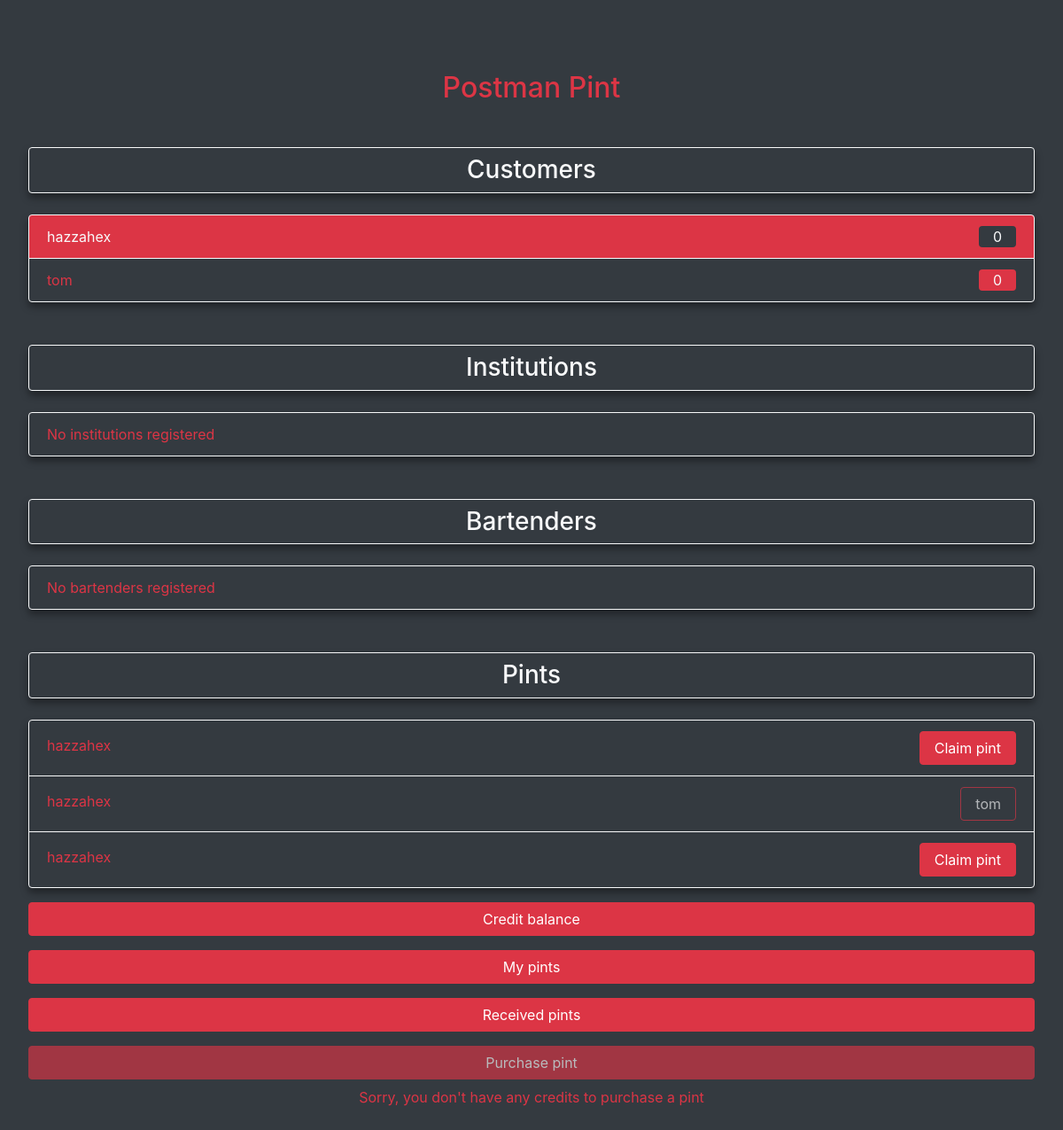
The app's page / (signed in), older data.
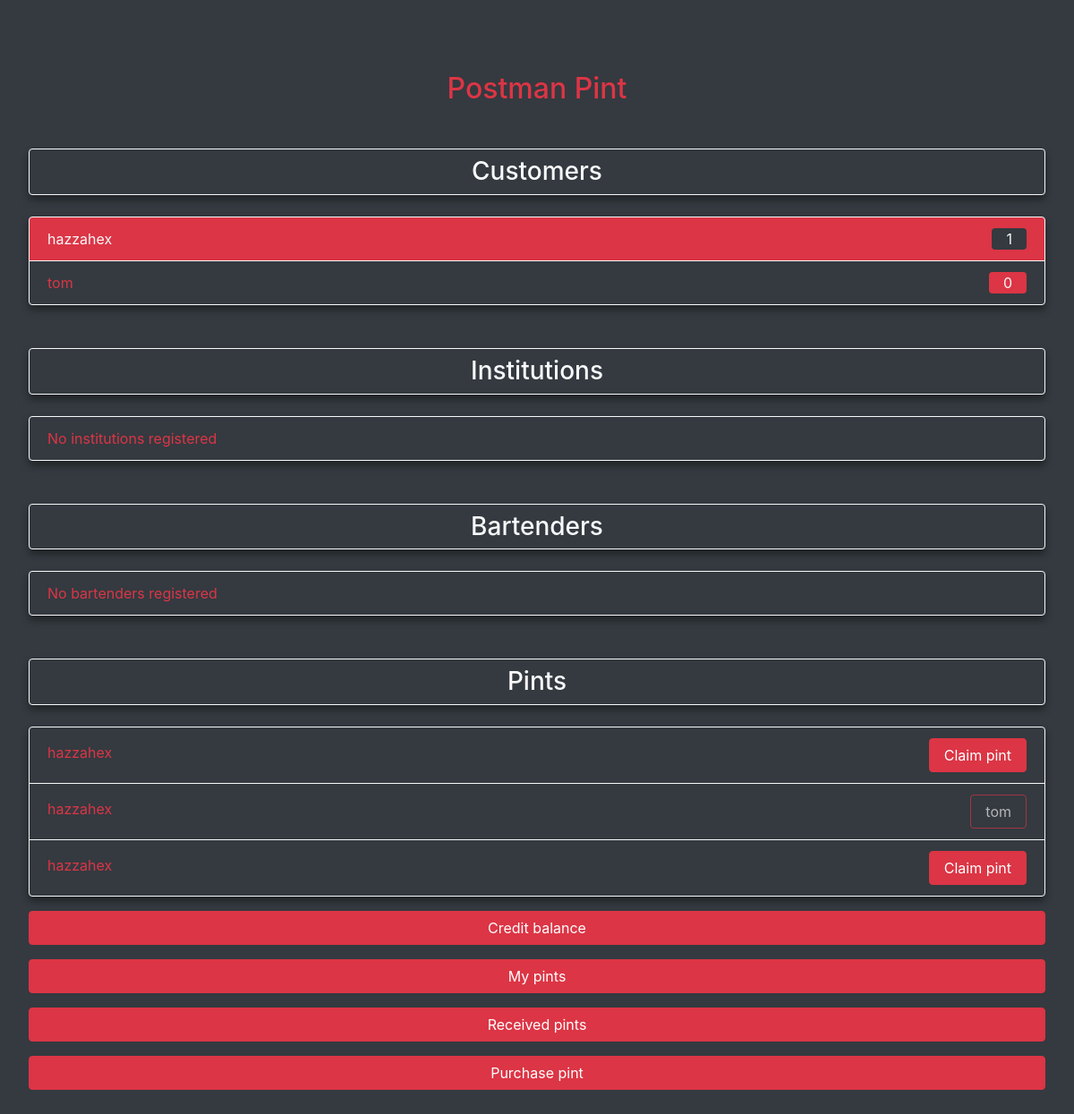
The same page, newer data.
### customer/models.py (models this page shows, shortened)
class Customer(models.Model):
    user = models.OneToOneField(User, on_delete=models.CASCADE)
    credits = models.IntegerField(default=0)

### pints/models.py (models this page shows, shortened)
class Pint(models.Model):
    date_tapped = models.DateTimeField(default=timezone.now)
    sender = models.ForeignKey(Customer, on_delete=models.DO_NOTHING, null=False, related_name="+")
    receiver = models.ForeignKey(Customer, on_delete=models.DO_NOTHING, null=True, related_name="+")
    status = models.IntegerField(default=0, null=False)
    institution = models.ForeignKey(Institution, on_delete=models.DO_NOTHING, null=True)
    bartender = models.ForeignKey(Bartender, on_delete=models.DO_NOTHING, null=True, related_name="+")
    share_url = models.CharField(max_length=1000, default=settings.DEFAULT_SHARE_URL, null=False)

### customer/views.py (the view)
# urls.py: path('', customer_views.home, name='home'),
@login_required
def home(request):
    context = {
        "customers": customer_utils.get_customers,
        "bartenders": bartender_utils.get_bartenders,
        "institutions": bartender_utils.get_institutions,
        "pints": pints_utils.get_pints
    }
    return render(request, 'customer/home2.html', context=context)

### bartender/utils.py (called while the page is built)
def get_bartenders():
    bartenders = Bartender.objects.all()
    return bartenders

def get_institutions():
    institutions = Institution.objects.all()
    return institutions

### customer/utils.py (called while the page is built)
def get_customers():
    customers = Customer.objects.all()
    return customers

### pints/utils.py (called while the page is built)
def get_pints():
    pint_list = Pint.objects.all()
    return pint_list

### customer/templates/customer/home2.html (shortened to what this page needs)
{% extends "customer/base.html" %}
{% block content %}
<div class="mt-5 text-center w-100 p-3">
    <div class="h2 text-danger">Postman Pint</div>
    <div class="pshadow container align-middle justify-content-center text-light text-light mt-5 border border-light rounded">
        <div class="mt-2 h3 text-light">Customers</div>
    </div>
    <ul class="pshadow list-group mt-4 rounded bg-dark">
        {% for customer in customers %}
        {% if user.username == customer.user.username %}
        <li class="list-group-item bg-danger border-light text-light">
            <div class="d-flex">
                <div class="text-light">{{ customer.user.username }}</div>
                <div class="ml-auto pl-3 pr-3 rounded bg-dark text-light">{{ customer.credits }}</div>
            </div>
        </li>
        {% else %}
        <li class="list-group-item bg-dark border-light text-light">
            <div class="d-flex">
                <div class="text-danger">{{ customer.user.username }}</div>
                <div class="ml-auto pl-3 pr-3 rounded bg-danger">{{ customer.credits }}</div>
            </div>
        </li>
        {% endif %}
        {% endfor %}
    </ul>
    <div class="pshadow container align-middle justify-content-center text-light text-light mt-5 border border-light rounded">
        <div class="mt-2 h3 text-light">Institutions</div>
    </div>
    {% if institutions %}
    <ul class="list-group mt-4 rounded bg-dark">
        {% for institution in institutions %}
        <li class="list-group-item bg-dark border-light text-light">
            <div class="d-flex">
                <div class="text-danger">{{ institution.name }}</div>
            </div>
        </li>
        {% endfor %}
    </ul>
    {% else %}
    <ul class="pshadow list-group mt-4 rounded bg-dark">
        <li class="list-group-item bg-dark border-light text-light">
            <div class="d-flex">
                <div class="text-danger">No institutions registered</div>
            </div>
        </li>
    </ul>
    {% endif %}
    <div class="pshadow container align-middle justify-content-center text-light text-light mt-5 border border-light rounded">
        <div class="mt-2 h3 text-light">Bartenders</div>
    </div>
    {% if bartenders %}
    <ul class="pshadow list-group mt-4 rounded bg-dark">
        {% for bartender in bartenders %}
        <li class="list-group-item bg-dark border-light text-light">
            <div class="d-flex">
                <div class="text-danger">{{ bartender.name }}</div>
            </div>
        </li>
        {% endfor %}
    </ul>
    {% else %}
    <ul class="pshadow list-group mt-4 rounded bg-dark">
        <li class="list-group-item bg-dark border-light text-light">
            <div class="d-flex">
                <div class="text-danger">No bartenders registered</div>
            </div>
        </li>
    </ul>
    {% endif %}
    <div class="pshadow container align-middle justify-content-center text-light text-light mt-5 border border-light rounded">
        <div class="mt-2 h3 text-light">Pints</div>
    </div>
    {% if pints %}
    <ul class="pshadow list-group mt-4 rounded bg-dark">
        {% for pint in pints %}
        <li class="list-group-item bg-dark border-light text-light">
            <div class="d-flex">
                <div class="text-danger mt-1">{{ pint.sender.user.username }}</div>
                {% if pint.receiver %}
                <a role="button" class="ml-auto pl-3 pr-3 btn btn-outline-danger disabled">{{ pint.receiver.user.username }}</a>
                {% else %}
                <a role="button" class="ml-auto pl-3 pr-3 btn btn-danger" href="{% url 'claim-pint' user.pk %}">Claim
                    pint</a>
                {% endif %}
            </div>
        </li>
        {% endfor %}
    </ul>
    {% endif %}
    <a role="button" class="btn btn-block btn-danger mt-3" href="{% url 'credit-balance' %}">Credit balance</a>
    <a role="button" class="btn btn-block btn-danger mt-3" href="{% url 'customer-pints' %}">My pints</a>
    <a role="button" class="btn btn-block btn-danger mt-3" href="{% url 'received-pints' %}">Received pints</a>
    {% if user.customer.credits > 0 %}
    <a role="button" class="btn btn-block btn-danger mt-3" href="{% url 'purchase-pint' %}">Purchase pint</a>
    {% else %}
    <a role="button" class="btn btn-block btn-danger mt-3 disabled" href="#">Purchase pint</a>
    <div class="mt-2 text-danger">Sorry, you don't have any credits to purchase a pint</div>
    {% endif %}
</div>
{% endblock content %}

### customer/templates/customer/base.html (shortened to what this page needs)
<!doctype html>
<html lang="en">
  <head>
    <link rel="stylesheet" href="https://maxcdn.bootstrapcdn.com/bootstrap/4.0.0/css/bootstrap.min.css">
  </head>
  <body class="bg-dark p-3">
  {% block content %}{% endblock %}
  </body>
</html>

### customer/templates/customer/base.html (style rules this page uses)
.pshadow { -webkit-box-shadow: 0px 5px 8px 0px rgba(0,0,0,0.4); box-shadow: 0px 5px 8px 0px rgba(0,0,0,0.4); }

Row changes from the older to the newer data that the page shows:
changed Customer "hazzahex": credits "0" → "1"
Text that changed along with them:
text no longer shown: "Sorry, you don't have any credits to purchase a pint"
